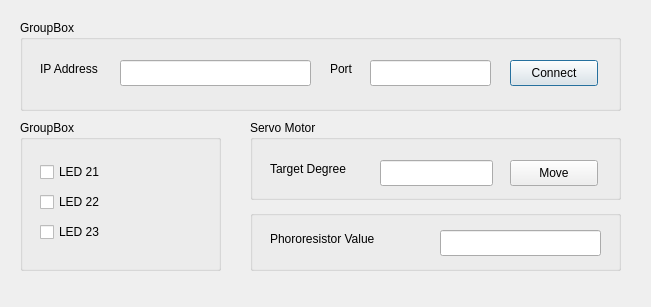
<?xml version="1.0" encoding="UTF-8"?>
<ui version="4.0">
 <class>Dialog</class>
 <widget class="QDialog" name="Dialog">
  <property name="geometry">
   <rect>
    <x>0</x>
    <y>0</y>
    <width>651</width>
    <height>307</height>
   </rect>
  </property>
  <property name="windowTitle">
   <string>Dialog</string>
  </property>
  <widget class="QGroupBox" name="groupBox">
   <property name="geometry">
    <rect>
     <x>20</x>
     <y>20</y>
     <width>601</width>
     <height>91</height>
    </rect>
   </property>
   <property name="title">
    <string>GroupBox</string>
   </property>
   <widget class="QLineEdit" name="ipEdit">
    <property name="geometry">
     <rect>
      <x>100</x>
      <y>40</y>
      <width>191</width>
      <height>26</height>
     </rect>
    </property>
   </widget>
   <widget class="QLabel" name="label">
    <property name="geometry">
     <rect>
      <x>20</x>
      <y>40</y>
      <width>81</width>
      <height>18</height>
     </rect>
    </property>
    <property name="text">
     <string>IP Address</string>
    </property>
   </widget>
   <widget class="QLabel" name="label_2">
    <property name="geometry">
     <rect>
      <x>310</x>
      <y>40</y>
      <width>51</width>
      <height>18</height>
     </rect>
    </property>
    <property name="text">
     <string>Port</string>
    </property>
   </widget>
   <widget class="QLineEdit" name="portEdit">
    <property name="geometry">
     <rect>
      <x>350</x>
      <y>40</y>
      <width>121</width>
      <height>26</height>
     </rect>
    </property>
   </widget>
   <widget class="QPushButton" name="connectButton">
    <property name="geometry">
     <rect>
      <x>490</x>
      <y>40</y>
      <width>88</width>
      <height>26</height>
     </rect>
    </property>
    <property name="text">
     <string>Connect</string>
    </property>
   </widget>
  </widget>
  <widget class="QGroupBox" name="groupBox_2">
   <property name="geometry">
    <rect>
     <x>20</x>
     <y>120</y>
     <width>201</width>
     <height>151</height>
    </rect>
   </property>
   <property name="title">
    <string>GroupBox</string>
   </property>
   <widget class="QCheckBox" name="led21">
    <property name="geometry">
     <rect>
      <x>20</x>
      <y>40</y>
      <width>92</width>
      <height>24</height>
     </rect>
    </property>
    <property name="text">
     <string>LED 21</string>
    </property>
   </widget>
   <widget class="QCheckBox" name="led22">
    <property name="geometry">
     <rect>
      <x>20</x>
      <y>70</y>
      <width>92</width>
      <height>24</height>
     </rect>
    </property>
    <property name="text">
     <string>LED 22</string>
    </property>
   </widget>
   <widget class="QCheckBox" name="led23">
    <property name="geometry">
     <rect>
      <x>20</x>
      <y>100</y>
      <width>92</width>
      <height>24</height>
     </rect>
    </property>
    <property name="text">
     <string>LED 23</string>
    </property>
   </widget>
  </widget>
  <widget class="QGroupBox" name="groupBox_3">
   <property name="geometry">
    <rect>
     <x>250</x>
     <y>120</y>
     <width>371</width>
     <height>80</height>
    </rect>
   </property>
   <property name="title">
    <string>Servo Motor</string>
   </property>
   <widget class="QLabel" name="label_3">
    <property name="geometry">
     <rect>
      <x>20</x>
      <y>40</y>
      <width>101</width>
      <height>18</height>
     </rect>
    </property>
    <property name="text">
     <string>Target Degree</string>
    </property>
   </widget>
   <widget class="QLineEdit" name="degreeEdit">
    <property name="geometry">
     <rect>
      <x>130</x>
      <y>40</y>
      <width>113</width>
      <height>26</height>
     </rect>
    </property>
   </widget>
   <widget class="QPushButton" name="moveButton">
    <property name="geometry">
     <rect>
      <x>260</x>
      <y>40</y>
      <width>88</width>
      <height>26</height>
     </rect>
    </property>
    <property name="text">
     <string>Move</string>
    </property>
   </widget>
  </widget>
  <widget class="QGroupBox" name="groupBox_4">
   <property name="geometry">
    <rect>
     <x>250</x>
     <y>210</y>
     <width>371</width>
     <height>61</height>
    </rect>
   </property>
   <property name="title">
    <string/>
   </property>
   <widget class="QLabel" name="label_4">
    <property name="geometry">
     <rect>
      <x>20</x>
      <y>20</y>
      <width>151</width>
      <height>18</height>
     </rect>
    </property>
    <property name="text">
     <string>Phororesistor Value</string>
    </property>
   </widget>
   <widget class="QLineEdit" name="sensorEdit">
    <property name="geometry">
     <rect>
      <x>190</x>
      <y>20</y>
      <width>161</width>
      <height>26</height>
     </rect>
    </property>
    <property name="readOnly">
     <bool>true</bool>
    </property>
   </widget>
  </widget>
 </widget>
 <resources/>
 <connections/>
</ui>
